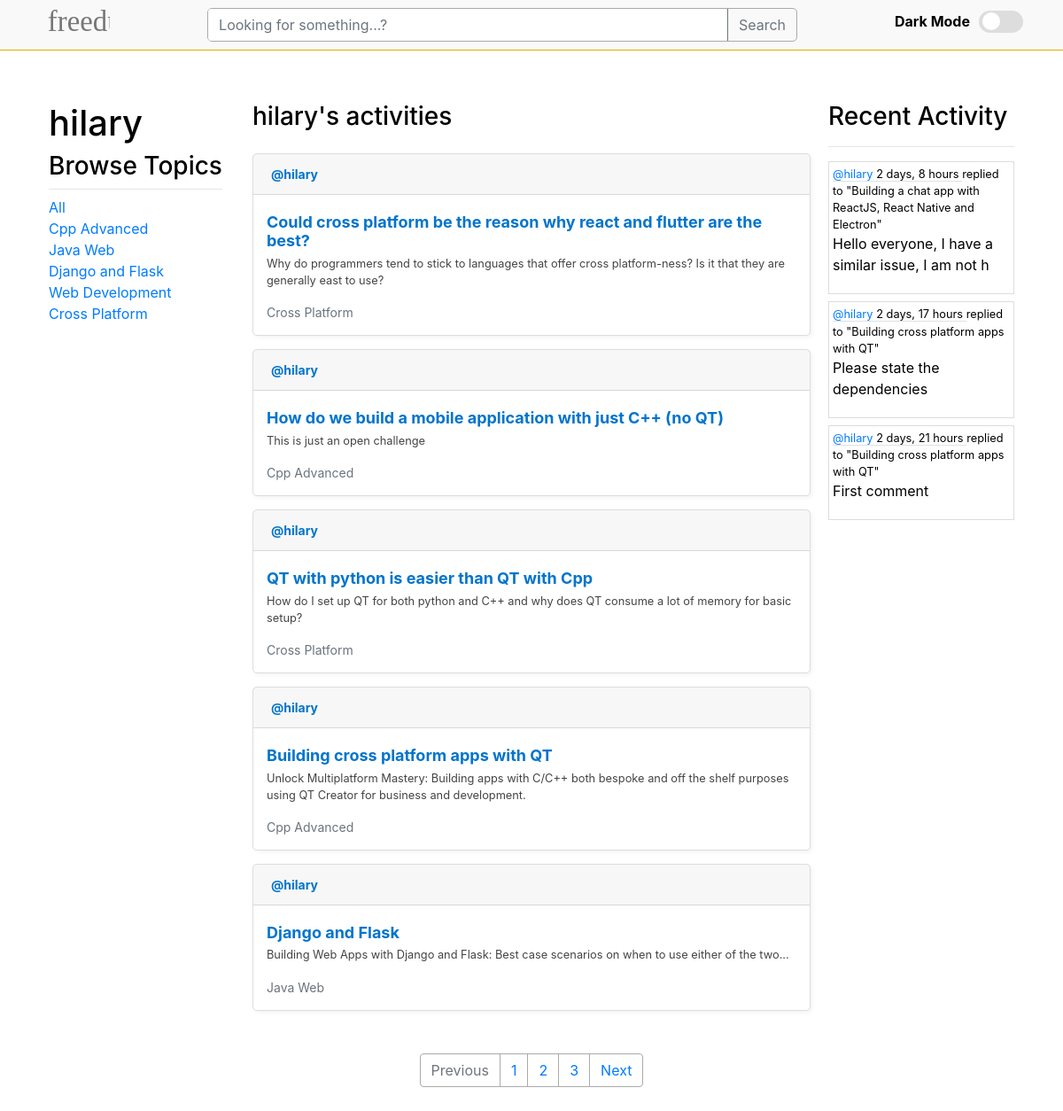
Page /profile/1/ on the earlier database version.
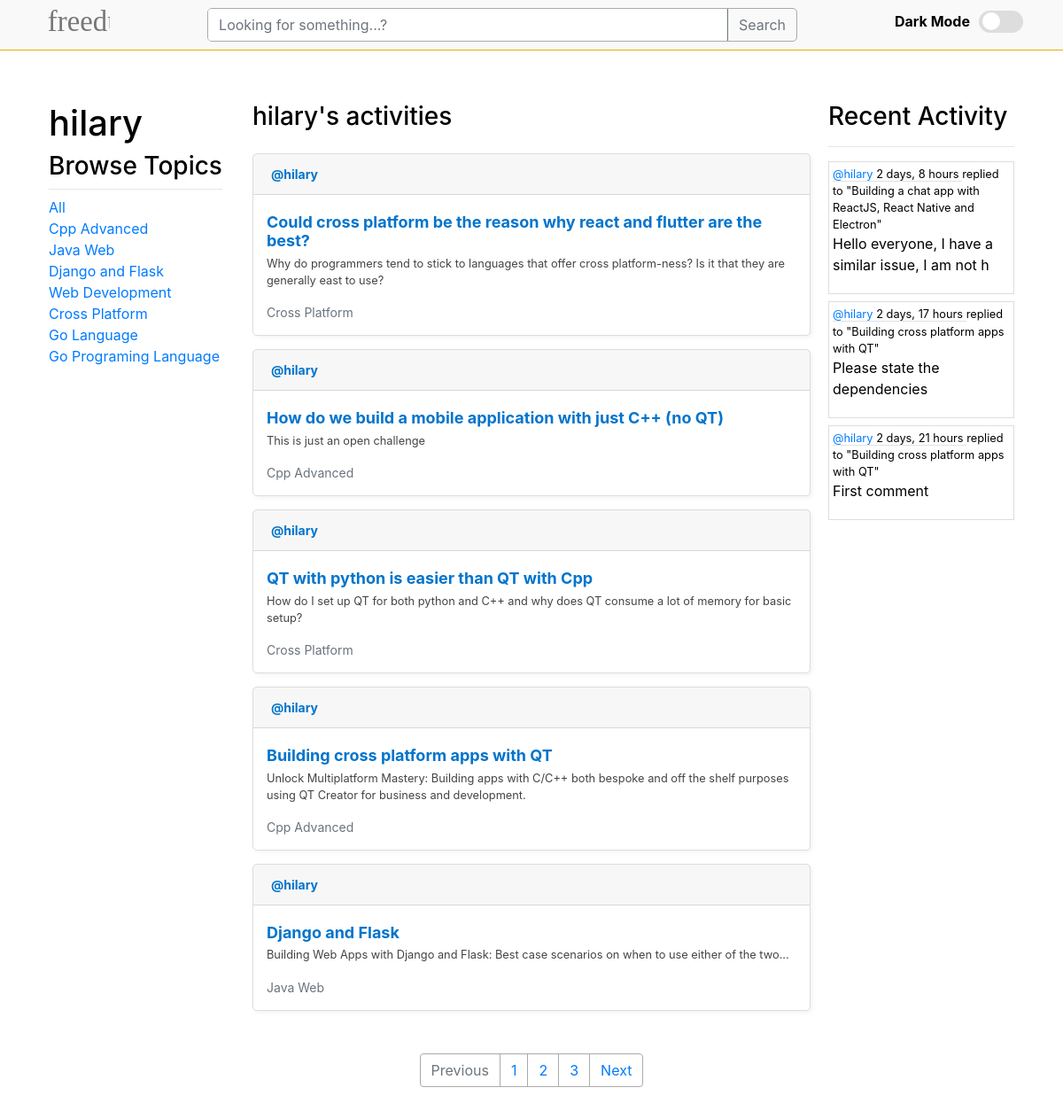
Same page on the later database version.
### base/models.py (models this page shows, shortened)
class Topic(models.Model):
    name = models.CharField(max_length=200)

class Room(models.Model):
    host = models.ForeignKey(User, on_delete=models.SET_NULL, null=True)
    topic = models.ForeignKey(Topic, on_delete=models.SET_NULL, null=True)
    name = models.CharField(max_length=200)
    description = models.TextField(null=True, blank=True)
    participants = models.ManyToManyField(
        User, related_name='participants', blank=True)
    updated = models.DateTimeField(auto_now=True)
    created = models.DateTimeField(auto_now_add=True)
    class Meta:
        ordering = ['-updated', '-created']
    def __str__(self):
        return self.name

class Message(models.Model):
    user = models.ForeignKey(User, on_delete=models.CASCADE)
    room = models.ForeignKey(Room, on_delete=models.CASCADE)
    body = models.TextField()
    updated = models.DateTimeField(auto_now=True)
    created = models.DateTimeField(auto_now_add=True)
    class Meta:
        ordering = ['-updated', '-created']
    def __str__(self):
        return self.body[0:50]

### base/views.py (the view)
# urls.py: path('profile/<str:pk>/', views.userProfile, name='user-profile'),
def userProfile(request, pk):
    user = User.objects.get(id=pk)
    rooms = user.room_set.all()
    room_messages = user.message_set.all()
    topics = Topic.objects.all()
    content = {
        'user': user, 'rooms': rooms, 'room_messages': room_messages, 'topics': topics
    }
    return render(request, 'base/profile.html', content)

### base/templates/base/profile.html (shortened to what this page needs)
{% extends "main.html" %} {% block content %}
<div class="home-container container my-5">
    <div class="profile-container">
        <div>
            <div style="position: fixed">
                <h1>{{user.username}}</h1>
                {% include 'base/topics_component.html' %}
            </div>
        </div>
        <div>
            <h3 class="pb-3">{{user.username}}'s activities</h3>
            {% include 'base/feed_component.html' %}
            <nav aria-label="Page navigation example" class="my-5">
                <ul class="pagination justify-content-center">
                    <li class="page-item disabled">
                        <a class="page-link">Previous</a>
                    </li>
                    <li class="page-item">
                        <a class="page-link" href="#">1</a>
                    </li>
                    <li class="page-item">
                        <a class="page-link" href="#">2</a>
                    </li>
                    <li class="page-item">
                        <a class="page-link" href="#">3</a>
                    </li>
                    <li class="page-item">
                        <a class="page-link" href="#">Next</a>
                    </li>
                </ul>
            </nav>
        </div>
        <div>{% include 'base/activity_component.html' %}</div>
    </div>
</div>
{% endblock content %}

### base/templates/base/topics_component.html
<h3>Browse Topics</h3>
<div class="my-2" style="width: 100%; height: 1px; background-color: rgba(0, 0, 0, .1);"></div>
<div>
    <a href="{% url "home" %}">All</a>
</div>
{% for topic in topics %}
    <div>
        <a href="{% url "home" %}?q={{topic.name}}">{{topic.name}}</a>
    </div>
{% endfor %}

### base/templates/base/feed_component.html (shortened to what this page needs)
{% for room in rooms%}
<div class="feed-item">
    <div class="feed-header card-header m-0">
        <a href="{% url 'user-profile' room.host.id %}" class="author"
            >@{{ room.host.username }}</a
        >
    </div>
    <div class="feed-item-body">
        <h5 class="feed-title">
            <a href="{% url 'room' room.id %}" class="room-link">{{ room.name }}</a>
        </h5>
        <p class="description">{{room.description}}</p>
        <small class="topic">{{ room.topic.name }}</small>
    </div>
</div>
{% endfor %}

### base/templates/base/activity_component.html (shortened to what this page needs)
<h3 class="fs-3">Recent Activity</h3>
<hr />
{% for message in room_messages %}
<div
    class="mb-2 p-1"
    style="
        border-width: 1px;
        border-style: solid;
        border-color: var(--card-border-color);
    "
>
    <small class="border-bottom">
        <a href="{% url 'user-profile' message.user.id %}">@{{message.user}}</a>
        {{message.created|timesince}}
    </small>
    <small>replied to "{{message.room}}"</small>
    <p>{{message}}</p>
</div>
{% endfor %}

Differences in the rows shown:
added Topic: name "Go Language"
added Topic: name "Go Programing Language"
